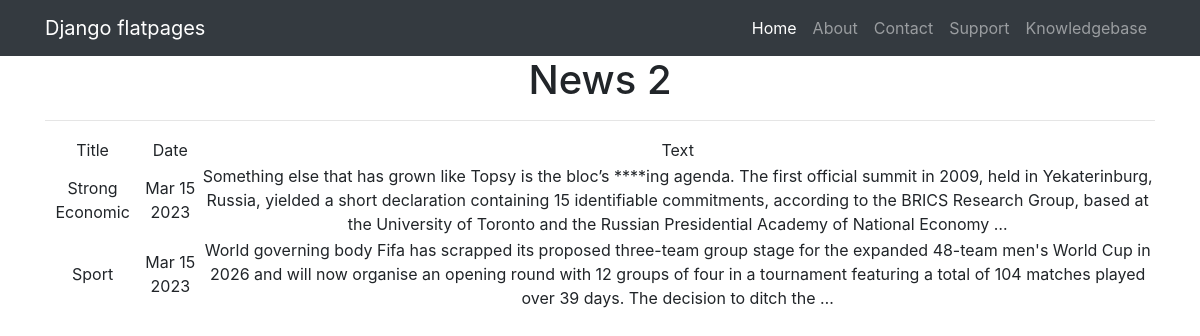
Page /news/ on the committed database.
### simpleapp/models.py (models this page shows, shortened)
class New(models.Model):
    name = models.CharField(
        max_length=50,
        unique=True, # названия товаров не должны повторяться
    )
    text = models.TextField()
    category = models.ForeignKey(
        to='Category',
        on_delete=models.CASCADE,
        related_name='news', # все продукты в категории будут доступны через поле products
    )
    rate = models.FloatField(
        validators=[MinValueValidator(0.0)],
    )

### simpleapp/views.py (the view)
# urls.py: path('', NewsList.as_view()),
class NewsList(ListView):
    model = New  # указываем модель, объекты которой мы будем выводить
    template_name = 'news.html'  # указываем имя шаблона, в котором будет лежать HTML, в нём будут все инструкции о том, как именно пользователю должны вывестись наши объекты
    context_object_name = 'news'  # это имя списка, в котором будут лежать все объекты, его надо указать, чтобы обратиться к самому списку объектов через HTML-шаблон
    queryset = New.objects.order_by('-id')
    def get_context_data(self, **kwargs):
        context = super().get_context_data(**kwargs)
        context['time_now'] = datetime.utcnow()
        return context

### simpleapp/templatetags/custom_filters.py (called while the page is built)
@register.filter(name='Censor')
def Censor(value, arg):
    prof_words = ['anal', 'anus', 'ballsack', 'blowjob', 'blow job', 'boner', 'clitoris', 'cock', 'cunt', 'dick', 'dildo', 'dyke', 'fag', 'fuck', 'jizz', 'labia', 'muff', 'nigger', 'nigga', 'penis', 'piss', 'pussy', 'scrotum', 'sex', 'shit', 'slut', 'smegma', 'spunk', 'twat', 'vagina', 'wank', 'whore']
    censored = []
    for i in prof_words:
        if i in value:
            censored = value.replace(i, len(i)*arg)
            value= censored
    return value

### templates/news.html
{% extends 'flatpages/default.html' %} {% load custom_filters %} {% block content %}
<h1>News {{ news|length }}</h1>
<hr> {% if news %}
<table>
    <tr>
        <td>
            Title
        </td>
        <td>
            Date
        </td>
        <td>
            Text
        </td>
    </tr>
    {% for new in news %}
    <tr>
        <td>
            {{ new.name|Censor:'*'}}
        </td>
        <td>
            {{ time_now|date:'M d Y' }}
        </td>
        <td>
            {{ new.text|truncatewords:50|Censor:'*' }}
        </td>
    </tr>
    {% endfor %}
</table>
{% else %}
<h2>Any news today!</h2>
{% endif %} {% endblock content %}

### templates/flatpages/default.html (shortened to what this page needs)
{% load static %}
<!DOCTYPE html>
<html lang="en">
<head>
    <link href="{% static 'vendor/bootstrap/css/bootstrap.min.css' %}" rel="stylesheet">
</head>
<body>
    <nav class="navbar navbar-expand-lg navbar-dark bg-dark static-top">
        <div class="container">
            <a class="navbar-brand" href="#">Django flatpages</a>
            <div class="collapse navbar-collapse" id="navbarResponsive">
                <ul class="navbar-nav ml-auto">
                    <li class="nav-item active">
                        <a class="nav-link" href="#">Home
            </a>
                    </li>
                    <li class="nav-item">
                        <a class="nav-link" href="/about/">About</a>
                    </li>
                    <li class="nav-item">
                        <a class="nav-link" href="/contacts/">Contact</a>
                    </li>
                    <li class="nav-item">
                        <a class="nav-link" href="/support/">Support</a>
                    </li>
                    <li class="nav-item">
                        <a class="nav-link" href="/knowledgebase/">Knowledgebase</a>
                    </li>
                </ul>
            </div>
        </div>
    </nav>
    <div class="container">
        <div class="row">
            <div class="col-lg-12 text-center">
                {% block content %} {{ flatpage.content }} {% endblock content %}
            </div>
        </div>
    </div>
</body>
</html>

### rows in the picture
New: name|Censor "Strong Economic", time_now "Mar 15 2023", text|Censor "Something else that has grown like Topsy is the bloc’s ****ing agenda. The first official summit in 2009, held in Yekaterinburg, Russia, yielded a short declaration containing 15 identifiable commitments, according to the BRICS Research Group, based at the University of Toronto and the Russian Presidential Academy of National Economy …"
New: name|Censor "Sport", time_now "Mar 15 2023", text|Censor "World governing body Fifa has scrapped its proposed three-team group stage for the expanded 48-team men's World Cup in 2026 and will now organise an opening round with 12 groups of four in a tournament featuring a total of 104 matches played over 39 days. The decision to ditch the …"

### other values in the picture
{{ news|length }} "2"
